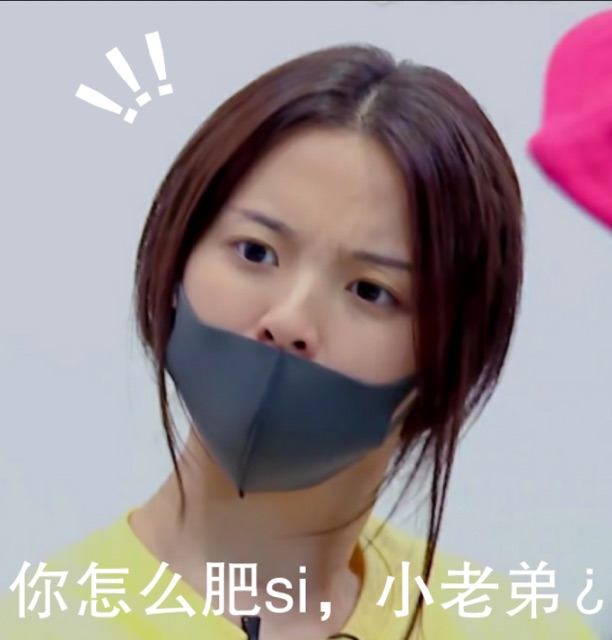
#> input picture utils/test.jpg, 612 x 640 px
$ python -i imgs_handler.py   (imports and definitions only)
#> lines starting #> are read from the running program, lines starting #| are printed output that depends on the picture; after the words box and inside, x2 and y2 are one past the last pixel; in counts of white or black regions, pixels touching at a corner belong together
# -*- coding: utf-8 -*-
import cv2
import numpy as np

from PIL import Image


def pic_to_handwork(pic_path, save_path):
    """
    图片转手绘
    :param pic_path:
    :param save_path:
    :return:
    """
    a = np.asarray(Image.open(pic_path)
                   .convert('L')).astype('float')

    depth = 10.0  # 浮点数，预设深度值为10
    grad = np.gradient(a)  # 取图像灰度的梯度值
    grad_x, grad_y = grad  # 分别取横纵图像的梯度值
    grad_x = grad_x * depth / 120.  # 根据深度调整 x 和 y 方向的梯度值
    grad_y = grad_y * depth / 120.
    A = np.sqrt(grad_x ** 2 + grad_y ** 2 + 1.)  # 构造x和y轴梯度的三维归一化单位坐标系
    uni_x = grad_x / A
    uni_y = grad_y / A
    uni_z = 1. / A

    vec_el = np.pi / 2.2  # 光源的俯视角度，弧度值
    vec_az = np.pi / 4.0  # 光源的方位角度，弧度值
    dx = np.cos(vec_el) * np.cos(vec_az)  # 光源对 x 轴的影响，np.cos(vec_el)为单位光线在地平面上的投影长度
    dy = np.cos(vec_el) * np.sin(vec_az)  # 光源对 y 轴的影响
    dz = np.sin(vec_el)  # 光源对 z 轴的影响

    b = 255 * (dx * uni_x + dy * uni_y + dz * uni_z)  # 梯度与光源相互作用，将梯度转化为灰度
    b = b.clip(0, 255)  # 为避免数据越界，将生成的灰度值裁剪至0‐255区间

    im = Image.fromarray(b.astype('uint8'))  # 重构图像
    im.save(save_path)  # 保存图片的地址
    # im.show()


def pic_to_cartoon(pic_path, save_path):
    """
    图片转卡通
    :param pic_path:
    :param save_path:
    :return:
    """
#> called with pic_path = 'test.jpg', save_path = 'out.png'
    imgInput_FileName = pic_path
    imgOutput_FileName = save_path
    num_down = 2  # 缩减像素采样的数目
    num_bilateral = 7  # 定义双边滤波的数目
    img_rgb = cv2.imread(imgInput_FileName)  # 读取图片
#> img_rgb is the input picture: shape (640, 612, 3); mean B, G, R 148, 145.7, 157.7
    # 用高斯金字塔降低取样
    img_color = img_rgb

    # 重复使用小的双边滤波代替一个大的滤波
    for _ in range(num_bilateral):
        img_color = cv2.bilateralFilter(img_color, d=9, sigmaColor=9, sigmaSpace=7)
    # 转换为灰度并且使其产生中等的模糊
    img_gray = cv2.cvtColor(img_rgb, cv2.COLOR_RGB2GRAY)
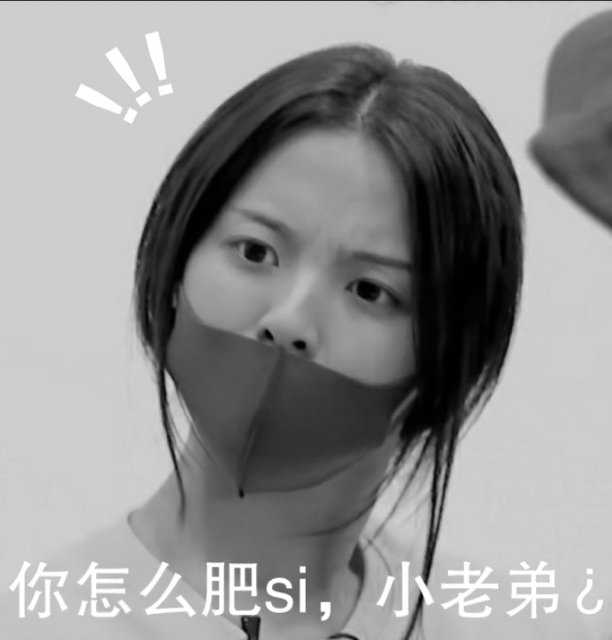
#> img_gray: shape (640, 612); min 0, max 255, mean 147.8
    img_blur = cv2.medianBlur(img_gray, 7)
    # 检测到边缘并且增强其效果
    img_edge = cv2.adaptiveThreshold(
        img_blur, 255,
        cv2.ADAPTIVE_THRESH_MEAN_C,
        cv2.THRESH_BINARY,
        blockSize=9,
        C=2,
    )
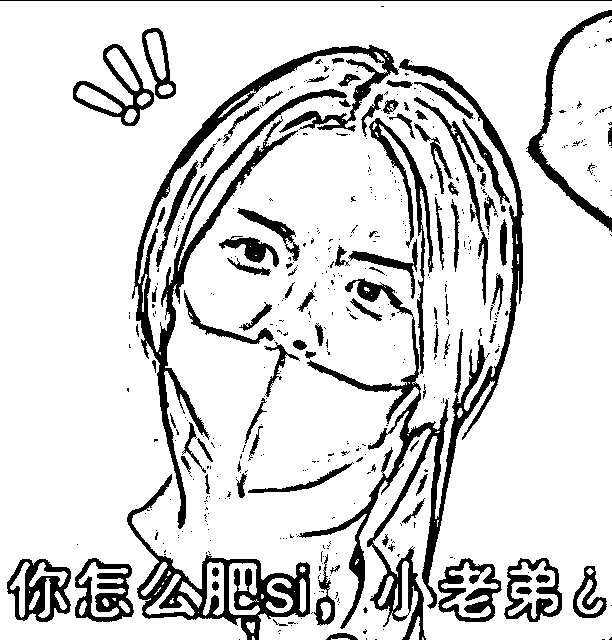
#> img_edge: shape (640, 612); 84.8% white; 459 black regions (364 under 20 px), largest, box (x1, y1, x2, y2) and area: (297, 59, 524, 640) 12986, (132, 45, 399, 529) 10846, (127, 474, 310, 640) 5773
    # 转换回彩色图像
    img_edge = cv2.cvtColor(img_edge, cv2.COLOR_GRAY2RGB)
    img_cartoon = cv2.bitwise_and(img_color, img_edge)
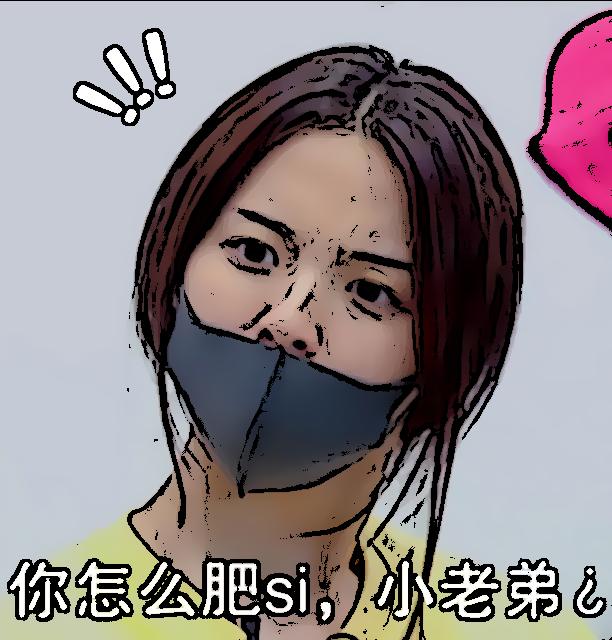
#> img_cartoon: shape (640, 612, 3); mean B, G, R 134.5, 131.6, 140.5
    # 保存转换后的图片
    cv2.imwrite(imgOutput_FileName, img_cartoon)

>>> result = pic_to_cartoon('test.jpg', 'out.png')
